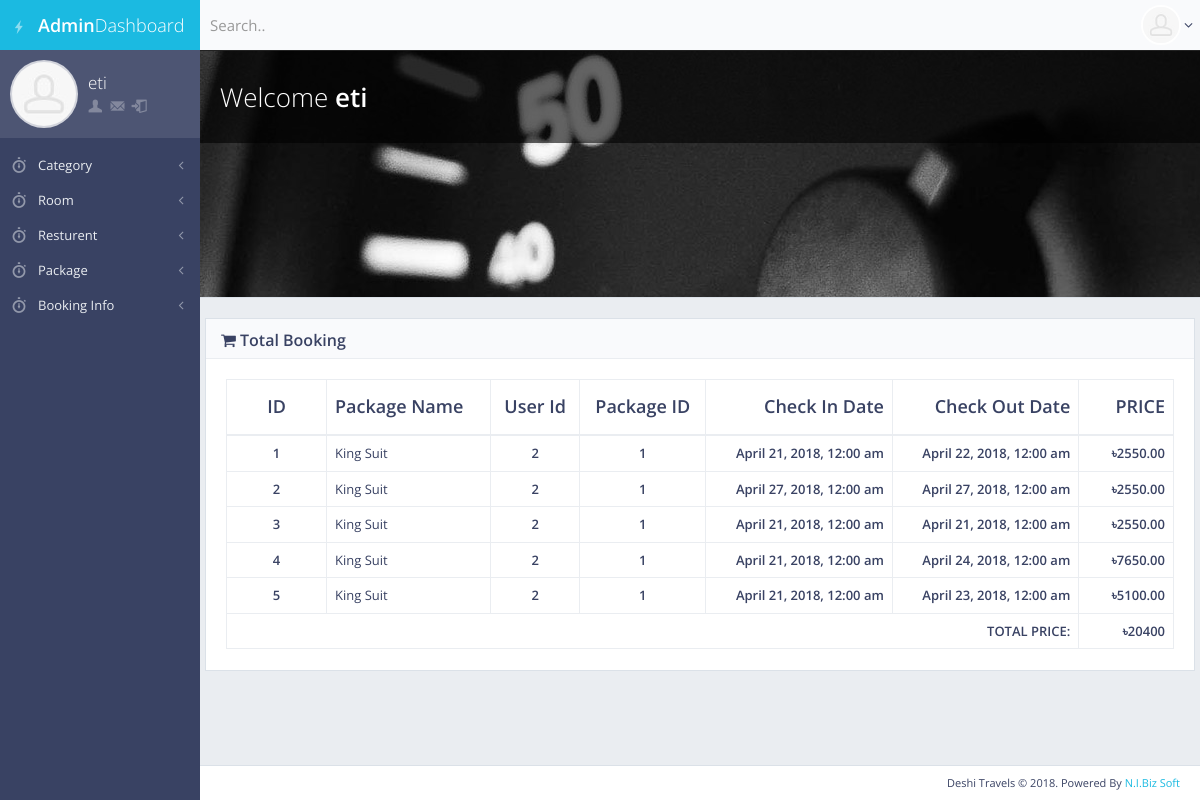
The page /admin/bookamount.php (signed in) on the database its author committed.
### tables this page shows
CREATE TABLE `tbl_payment` (
  `id` int(11) NOT NULL,
  `usrId` int(11) NOT NULL,
  `RpacId` int(11) NOT NULL,
  `pacName` varchar(50) NOT NULL,
  `price` double(10,2) NOT NULL,
  `checkInDate` date NOT NULL,
  `checkOutDate` date NOT NULL,
  `quantity` varchar(20) NOT NULL
);

### lib/Session.php (called while the page is built, shortened)
<?php
    class Session{
     public static function get($key){
      if (isset($_SESSION[$key])) {
       return $_SESSION[$key];
      } else {
       return false;
      }
     }
    }
?>

### lib/Database.php (called while the page is built, shortened)
<?php
Class Database{
	public $host   = DB_HOST;
	public $user   = DB_USER;
	public $pass   = DB_PASS;
	public $dbname = DB_NAME;
	public $link;
	private function connectDB(){
	$this->link = new mysqli($this->host, $this->user, $this->pass, $this->dbname);
 }
	public function select($query){
		$result = $this->link->query($query) or die($this->link->error.__LINE__);
		if($result->num_rows > 0){
			return $result;
		} else {
			return false;
		}
	}
}

### helpers/Formate.php (called while the page is built, shortened)
<?php
	class Formate
	{
	   public function DateFormate($date){
	   		return date('F j, Y, g:i a', strtotime($date));
	   }
	}
 ?>

### admin/bookamount.php (the view, shortened to what this page needs)
 <?php include 'inc/header.php'; ?>
 <div id="page-content">
     <div class="content-header content-header-media">
         <div class="header-section">
             <div class="row">
                 <div class="col-md-4 col-lg-6 hidden-xs hidden-sm">
                     <h1>Welcome <strong><?php echo Session::get('username'); ?></strong></h1>
                 </div>
             </div>
         </div>
         <img src="img/placeholders/headers/dashboard_header.jpg" alt="header image" class="animation-pulseSlow">
     </div>
     <div class="row">
         <div class="block">
         <div class="block-title">
             <h2><i class="fa fa-shopping-cart"></i> <strong>Total Booking</strong></h2>
         </div>
         <div class="table-responsive">
             <table class="table table-bordered table-vcenter">
                 <thead>
                     <tr>
                         <th class="text-center" style="width: 100px;">ID</th>
                         <th>Package Name</th>
                         <th class="text-center">User Id</th>
                         <th class="text-center">Package ID</th>
                         <th class="text-right">Check In Date</th>
                         <th class="text-right">Check Out Date</th>
                         <th class="text-right" style="width: 10%;">PRICE</th>
                     </tr>
                 </thead>
                 <tbody>
             <?php
               $query = "SELECT * FROM tbl_payment ORDER BY id";
               $cartpro = $db->select($query);
               if ($cartpro) {
                 $i = 0;
                   while ($result = $cartpro->fetch_assoc()) {
                     $i++;
                     ?>
                     <tr>
                         <td class="text-center"><strong><?php echo $i; ?></strong></td>
                         <td><?php echo $result['pacName']; ?></td>
                         <td class="text-center"><strong><?php echo $result['usrId']; ?></strong></td>
                         <td class="text-center"><strong><?php echo $result['RpacId']; ?></strong></td>
                         <td class="text-right"><strong><?php echo $fm->DateFormate($result['checkInDate']); ?></strong></td>
                         <td class="text-right"><strong><?php echo $fm->DateFormate($result['checkOutDate']); ?></strong></td>
                         <td class="text-right"><strong>৳<?php echo $result['price']; ?></strong></td>
                     </tr>
                 <?php
             } } ?>
                     <tr>
                         <td colspan="6" class="text-right text-uppercase"><strong>Total Price:</strong></td>
                         <td class="text-right"><strong>৳<?php echo Session::get("sum"); ?></strong></td>
                     </tr>
                 </tbody>
             </table>
         </div>
     </div>
     </div>
 </div>
<?php include 'inc/footer.php'; ?>

### admin/inc/header.php (shortened to what this page needs)
<?php
 include '../lib/Database.php';
 include '../lib/Session.php';
 include '../helpers/Formate.php';
 $db = new Database();
 $fm = new Formate();
?>
<!DOCTYPE html>
 <html class="no-js" lang="en">
    <head>
        <link rel="stylesheet" href="css/bootstrap.min.css">
        <link rel="stylesheet" href="css/plugins.css">
        <link rel="stylesheet" href="css/main.css">
        <link rel="stylesheet" href="css/themes.css">
    </head>
    <body>
        <div id="page-wrapper">
            <div id="page-container" class="sidebar-partial sidebar-visible-lg sidebar-no-animations">
                <?php include 'inc/sidebar.php' ?>
                <div id="main-container">
                    <header class="navbar navbar-default">
                        <form action="page_ready_search_results.html" method="post" class="navbar-form-custom">
                            <div class="form-group">
                                <input type="text" id="top-search" name="top-search" class="form-control" placeholder="Search..">
                            </div>
                        </form>
                        <ul class="nav navbar-nav-custom pull-right">
                            <li class="dropdown">
                                <a href="javascript:void(0)" class="dropdown-toggle" data-toggle="dropdown">
                                    <img src="img/placeholders/avatars/avatar2.jpg" alt="avatar"> <i class="fa fa-angle-down"></i>
                                </a>
                            </li>
                        </ul>
                    </header>

### admin/inc/sidebar.php (shortened to what this page needs)
<div id="sidebar">
    <div id="sidebar-scroll">
        <div class="sidebar-content">
            <a href="index.php" class="sidebar-brand">
                <i class="gi gi-flash"></i><span class="sidebar-nav-mini-hide"><strong>Admin</strong>Dashboard</span>
            </a>
            <div class="sidebar-section sidebar-user clearfix sidebar-nav-mini-hide">
                <div class="sidebar-user-avatar">
                    <a href="index.php">
                        <img src="img/placeholders/avatars/avatar2.jpg" alt="avatar">
                    </a>
                </div>
                <div class="sidebar-user-name"><?php echo Session::get('username'); ?></div>
                <div class="sidebar-user-links">
                    <a href="profile.php" data-toggle="tooltip" data-placement="bottom" title="Profile"><i class="gi gi-user"></i></a>
                    <a href="inbox.php" data-toggle="tooltip" data-placement="bottom" title="Messages"><i class="gi gi-envelope"></i></a>
                    <a href="?action=logout" data-toggle="tooltip" data-placement="bottom" title="Logout"><i class="gi gi-exit"></i></a>
                </div>
            </div>
            <ul class="sidebar-nav">
                <li>
                    <a href="#" class="sidebar-nav-menu"><i class="fa fa-angle-left sidebar-nav-indicator sidebar-nav-mini-hide"></i><i class="gi gi-stopwatch sidebar-nav-icon"></i><span class="sidebar-nav-mini-hide">Category</span></a>
                </li>
                <li>
                    <a href="#" class="sidebar-nav-menu"><i class="fa fa-angle-left sidebar-nav-indicator sidebar-nav-mini-hide"></i><i class="gi gi-stopwatch sidebar-nav-icon"></i><span class="sidebar-nav-mini-hide">Room</span></a>
                </li>
                <li>
                    <a href="#" class="sidebar-nav-menu"><i class="fa fa-angle-left sidebar-nav-indicator sidebar-nav-mini-hide"></i><i class="gi gi-stopwatch sidebar-nav-icon"></i><span class="sidebar-nav-mini-hide">Resturent</span></a>
                </li>
                <li>
                    <a href="#" class="sidebar-nav-menu"><i class="fa fa-angle-left sidebar-nav-indicator sidebar-nav-mini-hide"></i><i class="gi gi-stopwatch sidebar-nav-icon"></i><span class="sidebar-nav-mini-hide">Package</span></a>
                </li>
                <li>
                    <a href="#" class="sidebar-nav-menu"><i class="fa fa-angle-left sidebar-nav-indicator sidebar-nav-mini-hide"></i><i class="gi gi-stopwatch sidebar-nav-icon"></i><span class="sidebar-nav-mini-hide">Booking Info</span></a>
                </li>
            </ul>
        </div>
    </div>
</div>

### admin/inc/footer.php (shortened to what this page needs)
                    <footer class="clearfix">
                        <div class="pull-right">
                            Deshi Travels &copy; 2018. Powered By <a href="#" target="_blank">N.I.Biz Soft</a>
                        </div>
                    </footer>
                </div>
            </div>
        </div>
    </body>
</html>

### rows shown on the page
tbl_payment: pacName "King Suit", usrId "2", RpacId "1", checkInDate "April 21, 2018, 12:00 am", checkOutDate "April 22, 2018, 12:00 am", price "2550.00"
tbl_payment: pacName "King Suit", usrId "2", RpacId "1", checkInDate "April 27, 2018, 12:00 am", checkOutDate "April 27, 2018, 12:00 am", price "2550.00"
tbl_payment: pacName "King Suit", usrId "2", RpacId "1", checkInDate "April 21, 2018, 12:00 am", checkOutDate "April 21, 2018, 12:00 am", price "2550.00"
tbl_payment: pacName "King Suit", usrId "2", RpacId "1", checkInDate "April 21, 2018, 12:00 am", checkOutDate "April 24, 2018, 12:00 am", price "7650.00"
tbl_payment: pacName "King Suit", usrId "2", RpacId "1", checkInDate "April 21, 2018, 12:00 am", checkOutDate "April 23, 2018, 12:00 am", price "5100.00"

### other values the page prints
Session::get('username') "eti"
Session::get("sum") "20400"
